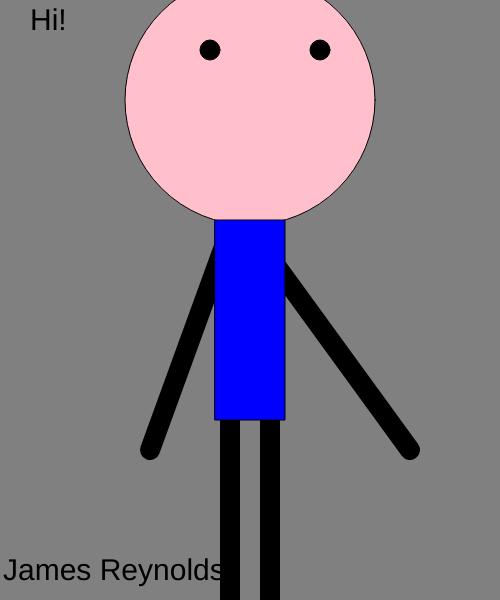
Frame 1 (no input)
Frame 60 (no input): identical to frame 1, image omitted
Frame 120 (the mouse pressed at the canvas centre since frame 60): identical to frame 1, image omitted

The p5.js sketch that drew this single still picture (run headless with seeded random() and noise() and a simulated clock; from frame 60 on, the mouse is pressed at the canvas centre):

// p5.js sketch
// ── sketch.js
function setup()
{
    createCanvas(500,600);
}
function draw()
{
    background('gray');
    fill('pink');
    circle(250,100,250); // Horizontal, Vertical, Size
    strokeWeight(20);
    line(250,230,410,450);
    line(230,230,150,450);
    line(230,420,230,800);
    line(270,420,270,800);
    strokeWeight(1);
    fill('blue');
    rect(215,220,70,200);
    fill('black');
    circle(210,50,20);
    circle(320,50,20);
    textSize(30);
    text('James Reynolds',3,580);
    text('Hi!',30,30);
}
